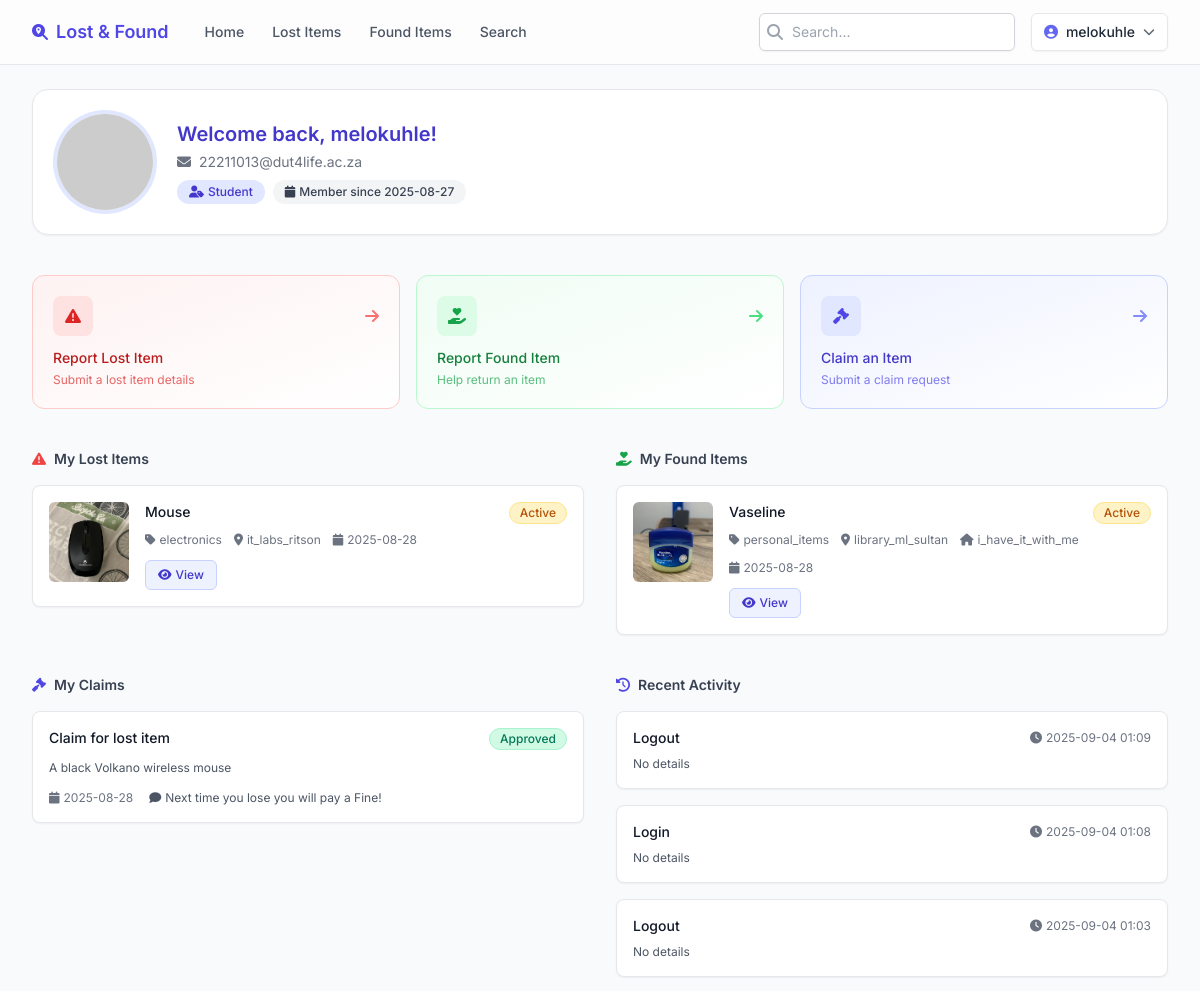
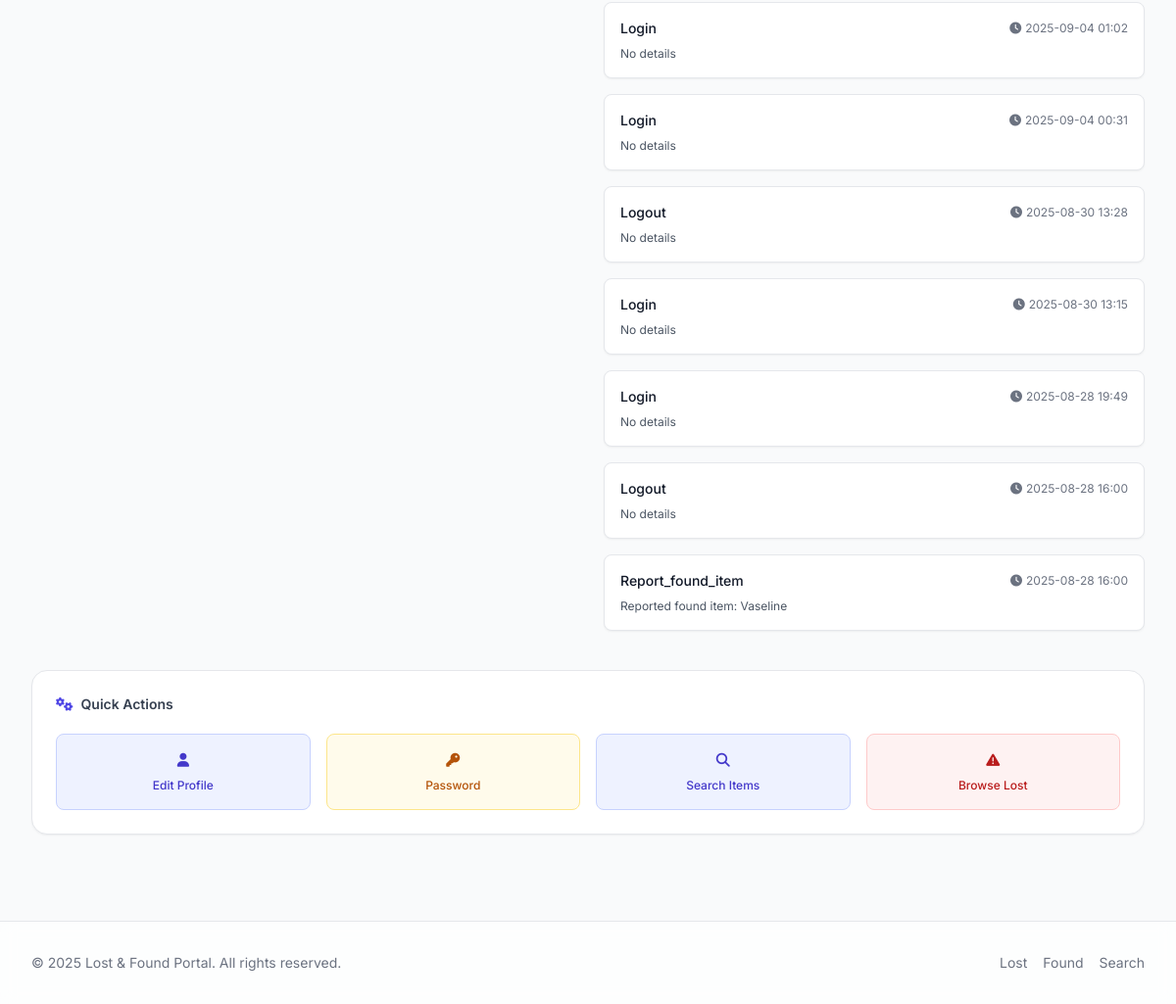
Before: /dashboard (signed in) with the older database file (2 pictures, top to bottom).
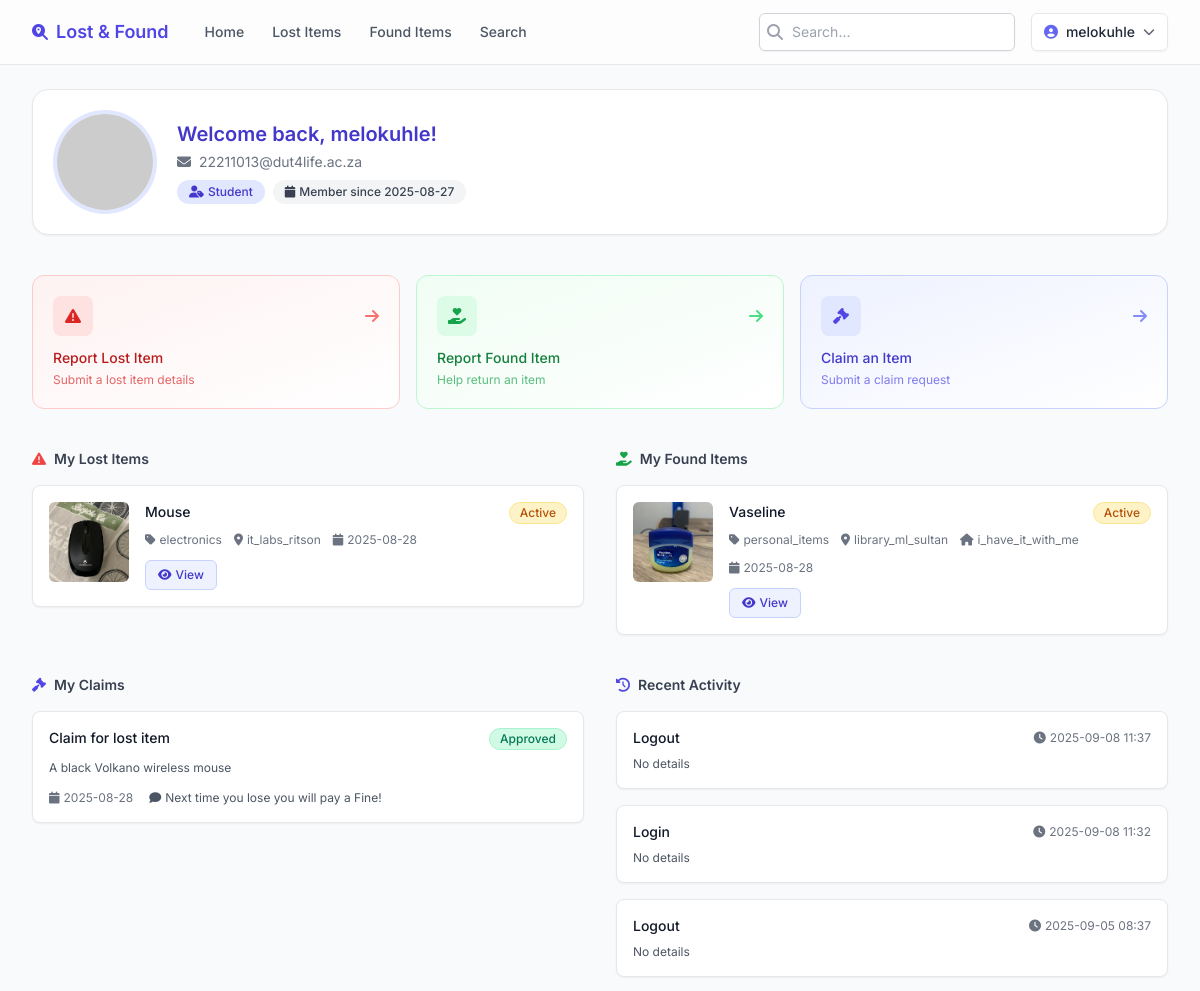
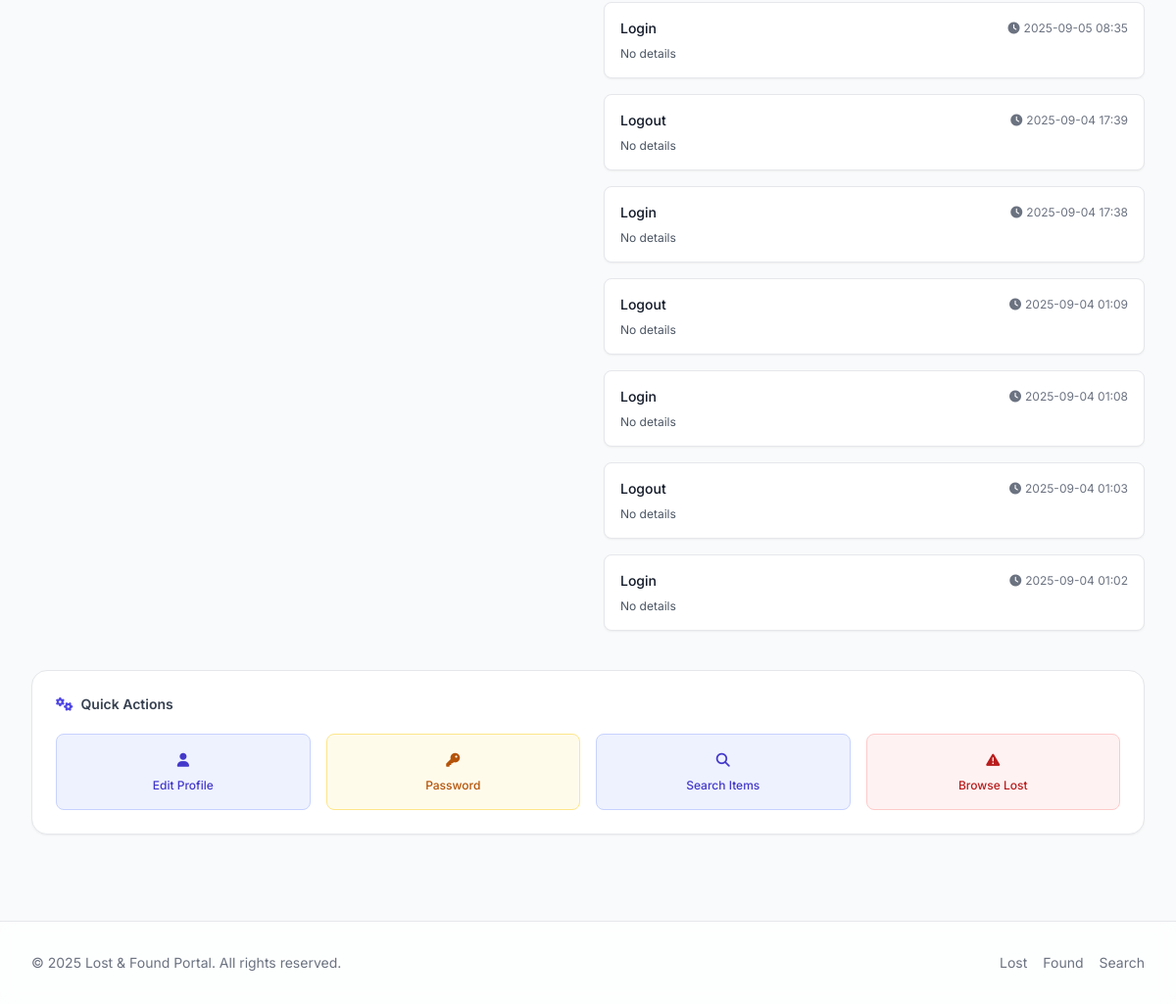
After: the same page with the newer database file (2 pictures, top to bottom).
### models.py (models this page shows)
class LostItemModel(db.Model):
    __tablename__ = 'lost items'
    id = db.Column(db.Integer, primary_key=True)
    item_name = db.Column(db.String(100), nullable=False)
    category = db.Column(db.String(50), nullable=False)
    description = db.Column(db.Text, nullable=False)
    location = db.Column(db.String(100), nullable=False)
    full_names = db.Column(db.String(100), nullable=False)
    student_number = db.Column(db.String(50), nullable=False)
    student_email = db.Column(db.String(100), nullable=False)
    photo_filename = db.Column(db.String(100), nullable=True)
    status = db.Column(db.String(20), default='active')  # 'active', 'claimed', 'expired'
    is_verified = db.Column(db.Boolean, default=False)
    created_at = db.Column(db.DateTime, default=datetime.utcnow)
    updated_at = db.Column(db.DateTime, default=datetime.utcnow, onupdate=datetime.utcnow)
    expires_at = db.Column(db.DateTime, nullable=True)

class FoundItemModel(db.Model):
    __tablename__ = 'found items'
    id = db.Column(db.Integer, primary_key=True)
    item_name = db.Column(db.String(50), nullable=False)
    category = db.Column(db.String(50), nullable=False)
    description = db.Column(db.Text, nullable=False)
    location = db.Column(db.String(100), nullable=False)
    full_names = db.Column(db.String(100), nullable=False)
    student_number = db.Column(db.String(50), nullable=False)
    student_email = db.Column(db.String(100), nullable=False)
    current_location = db.Column(db.String(100), nullable=False)
    photo_filename = db.Column(db.String(100), nullable=True)
    status = db.Column(db.String(20), default='active')  # 'active', 'claimed', 'returned', 'expired'
    is_verified = db.Column(db.Boolean, default=False)
    created_at = db.Column(db.DateTime, default=datetime.utcnow)
    updated_at = db.Column(db.DateTime, default=datetime.utcnow, onupdate=datetime.utcnow)
    expires_at = db.Column(db.DateTime, nullable=True)

class ClaimModel(db.Model):
    __tablename__= 'claims'
    id = db.Column(db.Integer, primary_key=True)
    full_names = db.Column(db.String(100), nullable=False)
    student_number = db.Column(db.String(100), nullable=False)
    student_email = db.Column(db.String(100), nullable=False)
    description = db.Column(db.Text, nullable=False)
    status = db.Column(db.String(20), default='pending')  # 'pending', 'approved', 'rejected'
    item_type = db.Column(db.String(20), nullable=False)  # 'lost' or 'found'
    item_id = db.Column(db.Integer, nullable=True)  # ID of the claimed item
    admin_notes = db.Column(db.Text, nullable=True)
    created_at = db.Column(db.DateTime, default=datetime.utcnow)
    updated_at = db.Column(db.DateTime, default=datetime.utcnow, onupdate=datetime.utcnow)
    resolved_at = db.Column(db.DateTime, nullable=True)

class UserActivity(db.Model):
    __tablename__ = 'user_activities'
    id = db.Column(db.Integer, primary_key=True)
    user_id = db.Column(db.Integer, db.ForeignKey('users.id'), nullable=False)
    action = db.Column(db.String(100), nullable=False)
    details = db.Column(db.Text, nullable=True)
    ip_address = db.Column(db.String(45), nullable=True)
    created_at = db.Column(db.DateTime, default=datetime.utcnow)
    user = db.relationship('User', backref='activities')

### app.py (the view)
@app.route('/dashboard')
@login_required
def user_dashboard():
    user_lost_items = LostItemModel.query.filter_by(
        student_email=current_user.email
    ).order_by(LostItemModel.created_at.desc()).limit(10).all()
    user_found_items = FoundItemModel.query.filter_by(
        student_email=current_user.email
    ).order_by(FoundItemModel.created_at.desc()).limit(10).all()
    user_claims = ClaimModel.query.filter_by(
        student_email=current_user.email
    ).order_by(ClaimModel.created_at.desc()).limit(10).all()
    user_activities = UserActivity.query.filter_by(
        user_id=current_user.id
    ).order_by(UserActivity.created_at.desc()).limit(10).all()
    return render_template('user_dashboard.html',
                         title='My Dashboard',
                         user_lost_items=user_lost_items,
                         user_found_items=user_found_items,
                         user_claims=user_claims,
                         user_activities=user_activities)

### __init__.py (called while the page is built)
def create_app():
    app = Flask(__name__)
    app.config.from_object(Config)
    db.init_app(app)
    login_manager.init_app(app)
    login_manager.login_view = 'login'
    login_manager.login_message = 'Please log in to access this page.'
    @login_manager.user_loader
    def load_user(user_id):
        from models import User
        return User.query.get(int(user_id))
    with app.app_context():
        import models
        db.create_all()
        from models import User
        admin_user = User.query.filter_by(username='admin').first()
        if not admin_user:
            admin_user = User(username='admin', email='admin@example.com', role='admin')
            admin_user.set_password('admin123')
            db.session.add(admin_user)
            db.session.commit()
    return app

### templates/user_dashboard.html (shortened to what the changed rows need)
{% extends "base.html" %}
{% block content %}
<div class="space-y-10">
  <div class="rounded-2xl border border-gray-200 bg-white shadow-sm p-6 flex flex-col sm:flex-row items-center gap-6">
	  <div class="flex-1 text-center sm:text-left">
		  <h1 class="text-xl font-semibold text-primary-700">Welcome back, {{ current_user.username }}!</h1>
	  </div>
  </div>
  <div class="grid lg:grid-cols-2 gap-8">
	  <div class="space-y-4">
		  <div class="flex items-center justify-between">
			  <h2 class="text-sm font-semibold text-gray-700 flex items-center gap-2"><i class="fas fa-exclamation-triangle text-red-500"></i> My Lost Items</h2>
		  </div>
		  <div class="space-y-4">
			{% if user_lost_items %}
			  {% for item in user_lost_items %}
			  <div class="rounded-lg border border-gray-200 bg-white p-4 flex gap-4 shadow-sm hover:shadow transition">
				  {% if item.photo_filename %}
				  <a href="{{ url_for('lost_item_detail', item_id=item.id) }}" class="block h-20 w-20 flex-shrink-0 overflow-hidden rounded-md bg-gray-100">
					  <img src="{{ url_for('uploaded_file', filename=item.photo_filename) }}" alt="{{ item.item_name }}" class="h-full w-full object-cover" />
				  </a>
				  {% endif %}
				  <div class="flex-1 min-w-0">
					  <div class="flex items-start justify-between gap-3">
						  <h3 class="text-sm font-medium text-gray-900 truncate">{{ item.item_name }}</h3>
						  {% set badge = 'bg-emerald-100 text-emerald-700 border-emerald-200' if item.status=='claimed' else 'bg-amber-100 text-amber-700 border-amber-200' if item.status=='active' else 'bg-gray-100 text-gray-700 border-gray-200' %}
						  <span class="inline-flex items-center rounded-full border px-2.5 py-0.5 text-xs font-medium {{ badge }}">{{ item.status|title }}</span>
					  </div>
					  <div class="mt-2 flex flex-wrap gap-3 text-xs text-gray-500">
						  <span class="inline-flex items-center gap-1"><i class="fas fa-tag"></i>{{ item.category }}</span>
						  <span class="inline-flex items-center gap-1"><i class="fas fa-map-marker-alt"></i>{{ item.location }}</span>
						  <span class="inline-flex items-center gap-1"><i class="fas fa-calendar"></i>{{ item.created_at.strftime('%Y-%m-%d') }}</span>
					  </div>
					  <div class="mt-3 flex items-center gap-3">
						  <a href="{{ url_for('lost_item_detail', item_id=item.id) }}" class="inline-flex items-center gap-1 rounded-md border border-primary-200 bg-primary-50 px-3 py-1.5 text-xs font-medium text-primary-700 hover:bg-primary-100"><i class="fas fa-eye"></i>View</a>
					  </div>
				  </div>
			  </div>
			  {% endfor %}
			{% else %}
			  <p class="text-sm text-gray-500 text-center py-6 border border-dashed border-gray-300 rounded-lg">You haven't reported any lost items yet.</p>
			{% endif %}
		  </div>
	  </div>
	  <div class="space-y-4">
		  <div class="flex items-center justify-between">
			  <h2 class="text-sm font-semibold text-gray-700 flex items-center gap-2"><i class="fas fa-hand-holding-heart text-green-600"></i> My Found Items</h2>
		  </div>
		  <div class="space-y-4">
			{% if user_found_items %}
			  {% for item in user_found_items %}
			  <div class="rounded-lg border border-gray-200 bg-white p-4 flex gap-4 shadow-sm hover:shadow transition">
				  {% if item.photo_filename %}
				  <a href="{{ url_for('found_item_detail', item_id=item.id) }}" class="block h-20 w-20 flex-shrink-0 overflow-hidden rounded-md bg-gray-100">
					  <img src="{{ url_for('uploaded_file', filename=item.photo_filename) }}" alt="{{ item.item_name }}" class="h-full w-full object-cover" />
				  </a>
				  {% endif %}
				  <div class="flex-1 min-w-0">
					  <div class="flex items-start justify-between gap-3">
						  <h3 class="text-sm font-medium text-gray-900 truncate">{{ item.item_name }}</h3>
						  {% set badge = 'bg-emerald-100 text-emerald-700 border-emerald-200' if item.status=='claimed' else 'bg-amber-100 text-amber-700 border-amber-200' if item.status=='active' else 'bg-gray-100 text-gray-700 border-gray-200' %}
						  <span class="inline-flex items-center rounded-full border px-2.5 py-0.5 text-xs font-medium {{ badge }}">{{ item.status|title }}</span>
					  </div>
					  <div class="mt-2 flex flex-wrap gap-3 text-xs text-gray-500">
						  <span class="inline-flex items-center gap-1"><i class="fas fa-tag"></i>{{ item.category }}</span>
						  <span class="inline-flex items-center gap-1"><i class="fas fa-map-marker-alt"></i>{{ item.location }}</span>
						  <span class="inline-flex items-center gap-1"><i class="fas fa-home"></i>{{ item.current_location }}</span>
						  <span class="inline-flex items-center gap-1"><i class="fas fa-calendar"></i>{{ item.created_at.strftime('%Y-%m-%d') }}</span>
					  </div>
					  <div class="mt-3 flex items-center gap-3">
						  <a href="{{ url_for('found_item_detail', item_id=item.id) }}" class="inline-flex items-center gap-1 rounded-md border border-primary-200 bg-primary-50 px-3 py-1.5 text-xs font-medium text-primary-700 hover:bg-primary-100"><i class="fas fa-eye"></i>View</a>
					  </div>
				  </div>
			  </div>
			  {% endfor %}
			{% else %}
			  <p class="text-sm text-gray-500 text-center py-6 border border-dashed border-gray-300 rounded-lg">You haven't reported any found items yet.</p>
			{% endif %}
		  </div>
	  </div>
  </div>
  <div class="grid lg:grid-cols-2 gap-8">
	  <div class="space-y-4">
		  <h2 class="text-sm font-semibold text-gray-700 flex items-center gap-2"><i class="fas fa-gavel text-primary-600"></i> My Claims</h2>
		  <div class="space-y-4">
			{% if user_claims %}
				{% for claim in user_claims %}
				<div class="rounded-lg border border-gray-200 bg-white p-4 shadow-sm hover:shadow transition">
					<div class="flex items-start justify-between gap-3">
						<h3 class="text-sm font-medium text-gray-900">Claim for {{ claim.item_type }} item</h3>
						{% set cbadge = 'bg-emerald-100 text-emerald-700 border-emerald-200' if claim.status=='approved' else 'bg-red-100 text-red-700 border-red-200' if claim.status=='rejected' else 'bg-amber-100 text-amber-700 border-amber-200' %}
						<span class="inline-flex items-center rounded-full border px-2.5 py-0.5 text-xs font-medium {{ cbadge }}">{{ claim.status|title }}</span>
					</div>
					<p class="mt-2 text-xs text-gray-600 leading-relaxed">{{ claim.description }}</p>
					<div class="mt-3 flex flex-wrap gap-4 text-xs text-gray-500">
						<span class="inline-flex items-center gap-1"><i class="fas fa-calendar"></i>{{ claim.created_at.strftime('%Y-%m-%d') }}</span>
						{% if claim.admin_notes %}<span class="inline-flex items-center gap-1 text-gray-600"><i class="fas fa-comment"></i>{{ claim.admin_notes }}</span>{% endif %}
					</div>
				</div>
				{% endfor %}
			{% else %}
				<p class="text-sm text-gray-500 text-center py-6 border border-dashed border-gray-300 rounded-lg">You haven't submitted any claims yet.</p>
			{% endif %}
		  </div>
	  </div>
	  <div class="space-y-4">
		  <h2 class="text-sm font-semibold text-gray-700 flex items-center gap-2"><i class="fas fa-history text-indigo-600"></i> Recent Activity</h2>
		  <div class="space-y-4">
			{% if user_activities %}
			  {% for activity in user_activities %}
			  <div class="rounded-lg border border-gray-200 bg-white p-4 shadow-sm hover:shadow transition">
				  <div class="flex items-center justify-between">
					  <h3 class="text-sm font-medium text-gray-900">{{ activity.action|title }}</h3>
					  <span class="text-xs text-gray-500 flex items-center gap-1"><i class="fas fa-clock"></i>{{ activity.created_at.strftime('%Y-%m-%d %H:%M') }}</span>
				  </div>
				  <p class="mt-2 text-xs text-gray-600">{{ activity.details or 'No details' }}</p>
			  </div>
			  {% endfor %}
			{% else %}
			  <p class="text-sm text-gray-500 text-center py-6 border border-dashed border-gray-300 rounded-lg">No recent activity.</p>
			{% endif %}
		  </div>
	  </div>
  </div>
  <div class="rounded-2xl border border-gray-200 bg-white shadow-sm p-6">
	  <h2 class="text-sm font-semibold text-gray-700 mb-5 flex items-center gap-2"><i class="fas fa-cogs text-primary-600"></i> Quick Actions</h2>
  </div>
</div>
{% endblock %}

Changed rows visible on the page:
no longer on this page (row unchanged): UserActivity: action "Login", created_at "2025-09-04 00:31", details "No details"
no longer on this page (row unchanged): UserActivity: action "Logout", created_at "2025-08-30 13:28", details "No details"
no longer on this page (row unchanged): UserActivity: action "Login", created_at "2025-08-30 13:15", details "No details"
no longer on this page (row unchanged): UserActivity: action "Login", created_at "2025-08-28 19:49", details "No details"
no longer on this page (row unchanged): UserActivity: action "Logout", created_at "2025-08-28 16:00", details "No details"
no longer on this page (row unchanged): UserActivity: action "Report_found_item", created_at "2025-08-28 16:00", details "Reported found item: Vaseline"
added UserActivity: action "Logout", created_at "2025-09-08 11:37", details "No details"
added UserActivity: action "Login", created_at "2025-09-08 11:32", details "No details"
added UserActivity: action "Logout", created_at "2025-09-05 08:37", details "No details"
added UserActivity: action "Login", created_at "2025-09-05 08:35", details "No details"
added UserActivity: action "Logout", created_at "2025-09-04 17:39", details "No details"
added UserActivity: action "Login", created_at "2025-09-04 17:38", details "No details"
